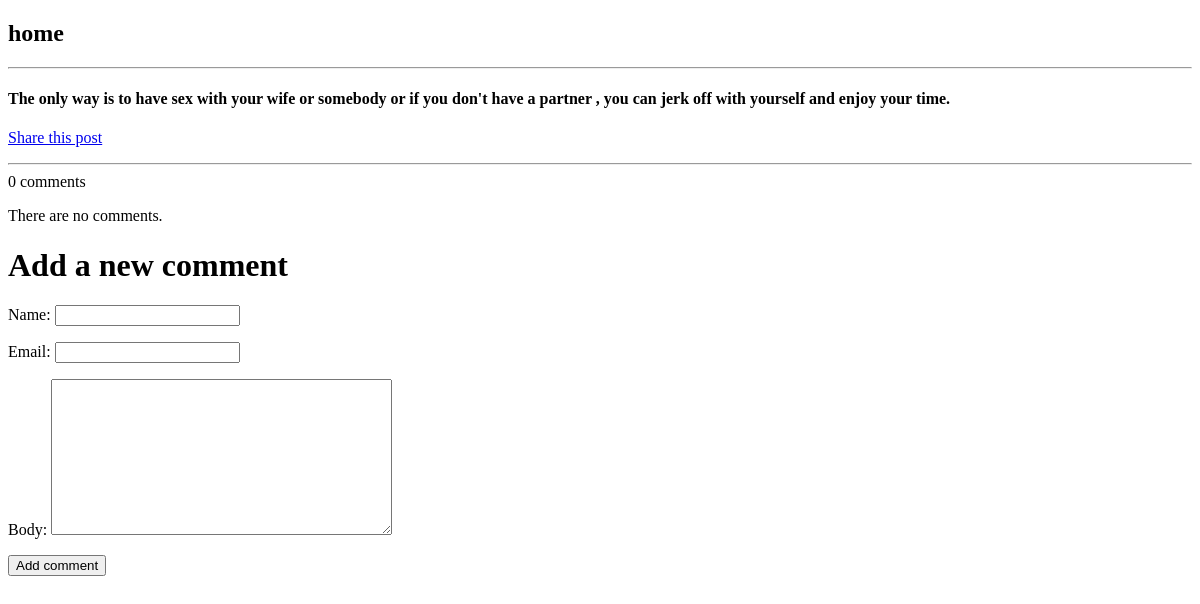
Page /blog/2023/2/28/sandwich/ on the earlier database version.
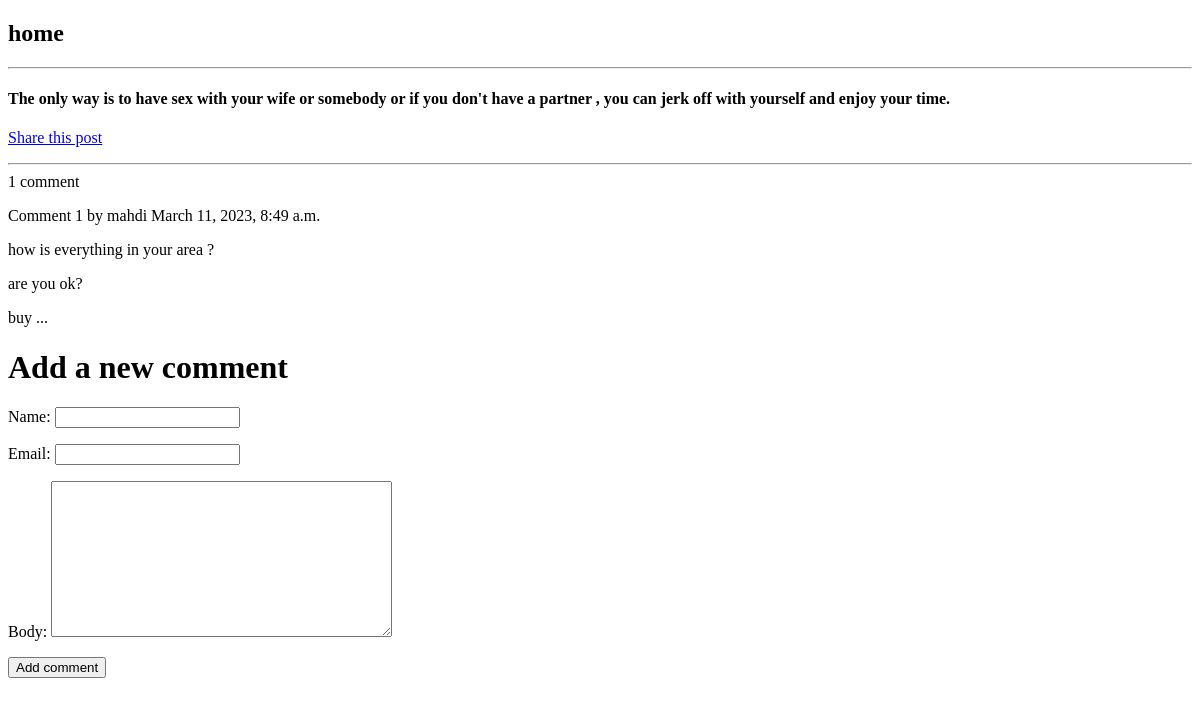
Same page on the later database version.
### blog/models.py (models this page shows, shortened)
class Comment(models.Model):
    post = models.ForeignKey(Post,
                            on_delete=models.CASCADE,
                            related_name="comments")
    name = models.CharField(max_length=80)
    email = models.EmailField()
    body = models.TextField()
    active = models.BooleanField(default=True)
    datetime_created = models.DateTimeField(auto_now_add=True)
    datetime_modified = models.DateTimeField(auto_now=True)
    class Meta:
        ordering = ["datetime_created"]
        indexes = [
            models.Index(fields=["datetime_created"]),
        ]

### blog/views.py (the view)
def post_detail_view(request, year, month, day, post):
    post = get_object_or_404(Post, status=Post.Status.PUBLISHED,
                            slug=post,
                            publish__year=year,
                            publish__month=month,
                            publish__day=day)
    comments = post.comments.filter(active=True)
    form = CommentForm()
    return render(request,
                 "blog/post_detail.html",
                 {"post": post,
                  "comments": comments,
                  "form": form})

### blog/forms.py
class CommentForm(forms.ModelForm):
    class Meta:
        model = Comment
        fields = ["name", "email", "body"]

### blog/templates/blog/post_detail.html (shortened to what this page needs)
{% extends '_base.html' %}
{% block content %}
    <h2>{{ post.title }}</h2><hr>
    <h4>{{ post.body }}</h4>
    <p>
        <a href="{% url 'blog:post_share' post.id %}">
            Share this post
        </a>
    </p>
    <hr>
    {% with comments.count as total_comments %}
        {{ total_comments }} comment{{ total_comments|pluralize }}
    {% endwith %}
    {% for comment in comments %}
        <div class="comment">
            <p class="info">
                Comment {{ forloop.counter }} by {{ comment.name }}
                {{ comment.datetime_created }}
            </p>
            {{ comment.body|linebreaks }}
        </div>
        {% empty %}
            <p>There are no comments.</p>
    {% endfor %}
    {% include "comment_form.html" %}
{% endblock content %}

Differences in the rows shown:
added Comment: name "mahdi", datetime_created "March 11, 2023, 8:49 a.m.", body "how is everything in your area ? are you ok? buy ..."
Other differences:
{{ total_comments }}: "0" → "1"
text no longer shown: "There are no comments."
